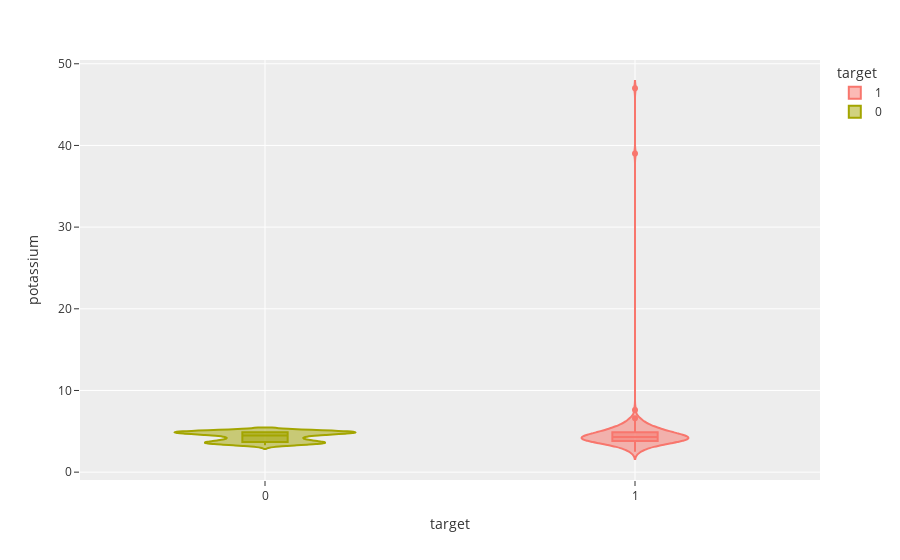

Notebook cell for this chart:
### Code cell
violin('potassium')

### Figure 1 — Plotly figure (JSON) as saved in the notebook; plotly's stock layout.template omitted (floating-point values rounded to 4 significant figures; data arrays with more than 128 entries replaced by an {"elided": "..."} marker saying what was removed)
{"data": [{"alignmentgroup": "True", "box": {"visible": true}, "hovertemplate": "target=%{x}<br>potassium=%{y}<extra></extra>", "legendgroup": "1", "marker": {"color": "#F8766D"}, "name": "1", "offsetgroup": "1", "orientation": "v", "scalegroup": "True", "showlegend": true, "type": "violin", "x": {"elided": "250 int values"}, "x0": " ", "xaxis": "x", "y": {"elided": "250 float values"}, "y0": " ", "yaxis": "y"}, {"alignmentgroup": "True", "box": {"visible": true}, "hovertemplate": "target=%{x}<br>potassium=%{y}<extra></extra>", "legendgroup": "0", "marker": {"color": "#A3A500"}, "name": "0", "offsetgroup": "0", "orientation": "v", "scalegroup": "True", "showlegend": true, "type": "violin", "x": {"elided": "150 int values"}, "x0": " ", "xaxis": "x", "y": {"elided": "150 float values"}, "y0": " ", "yaxis": "y"}], "layout": {"legend": {"title": {"text": "target"}, "tracegroupgap": 0}, "margin": {"t": 60}, "violinmode": "overlay", "xaxis": {"anchor": "y", "categoryarray": [1, 0], "categoryorder": "array", "domain": [0, 1], "title": {"text": "target"}}, "yaxis": {"anchor": "x", "domain": [0, 1], "title": {"text": "potassium"}}}}
